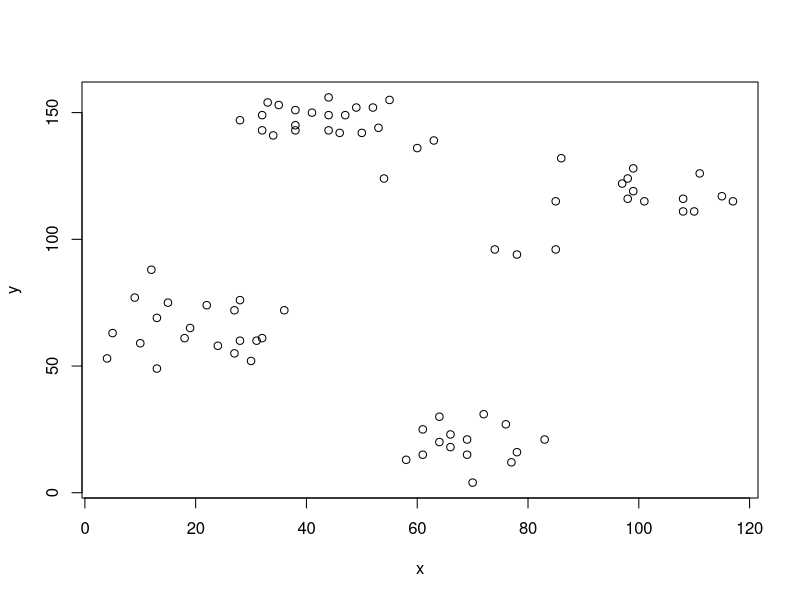
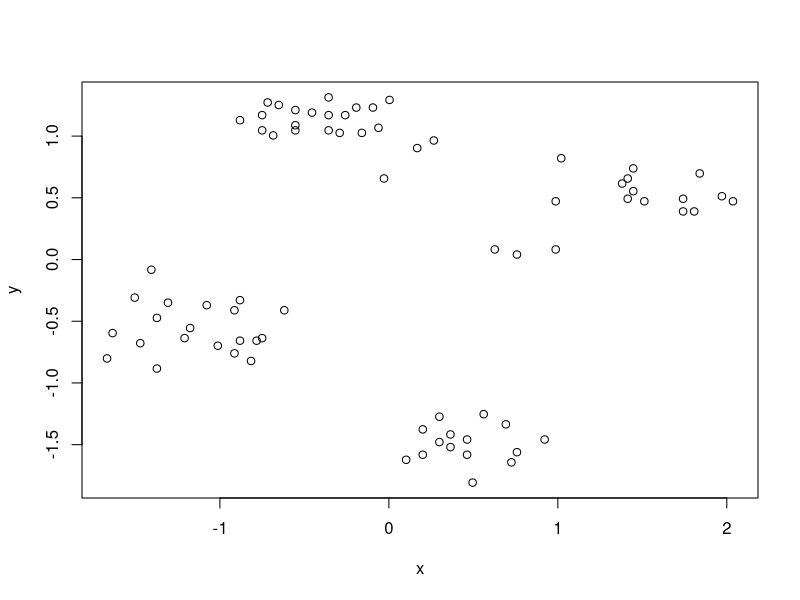
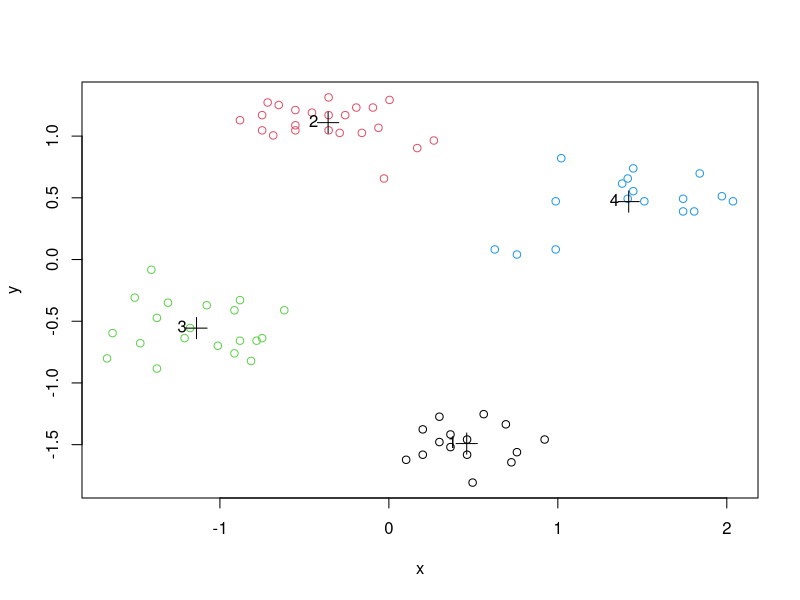
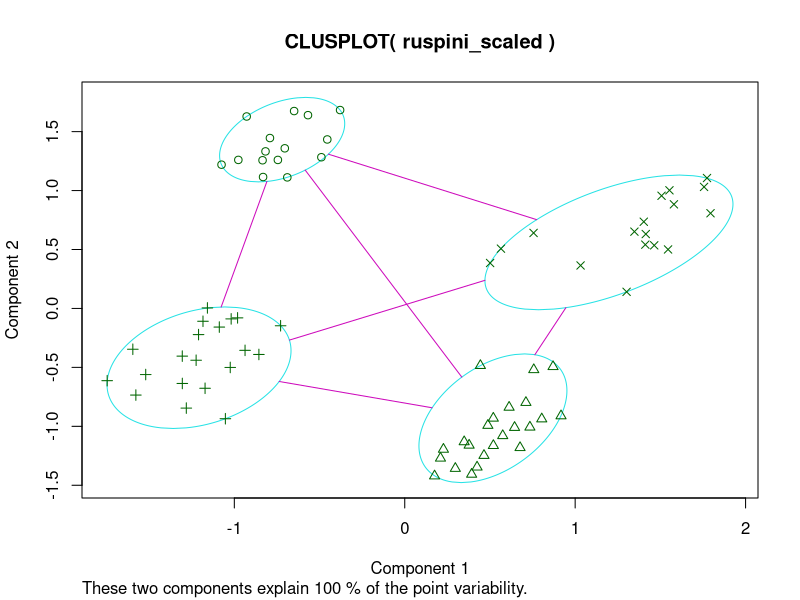
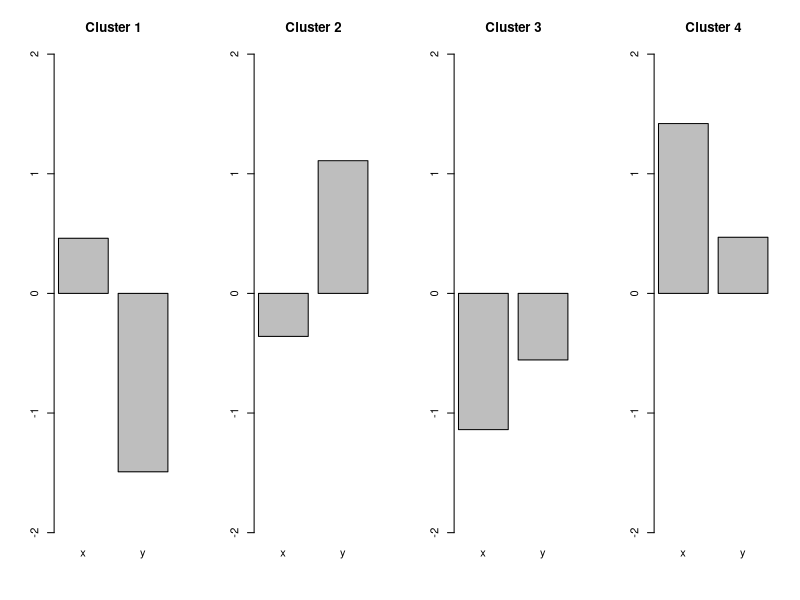
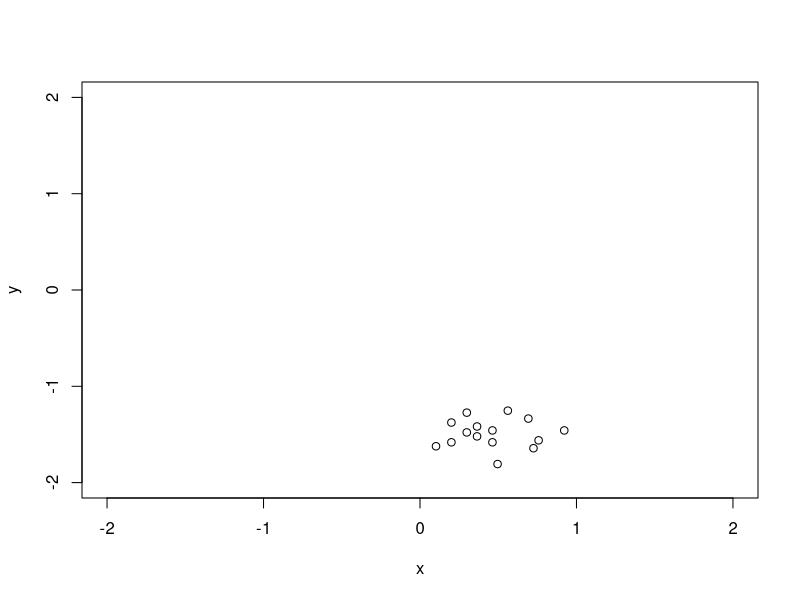
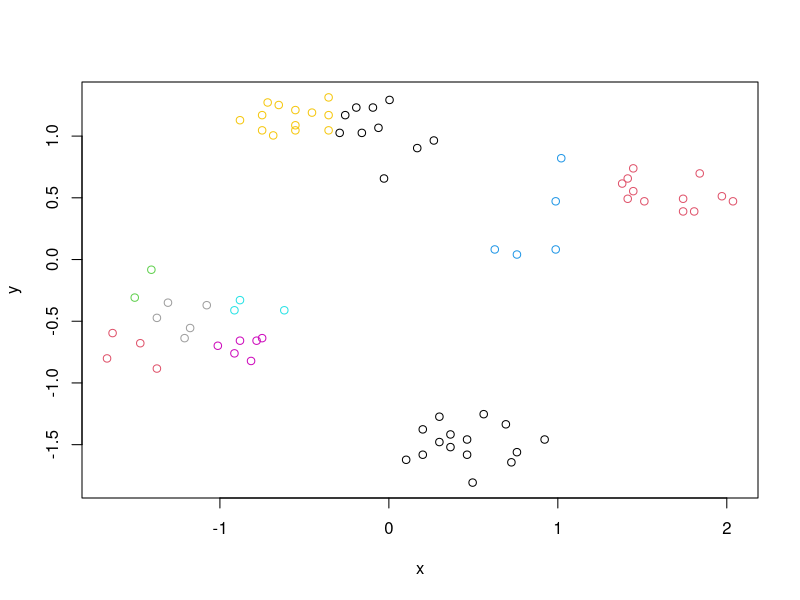
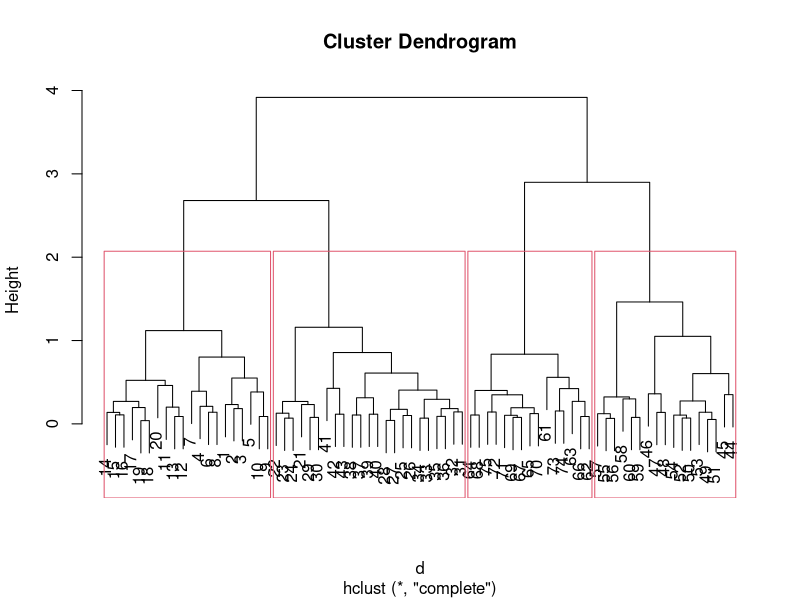

Here is the R script that generated these plots, in order:
#https://github.com/mhahsler/Introduction_to_Data_Mining_R_Examples/blob/master/chap8.R


#' This code covers chapter 8 of _"Introduction to Data Mining"_
#' by Pang-Ning Tan, Michael Steinbach and Vipin Kumar.
#' __See [table of contents](https://github.com/mhahsler/Introduction_to_Data_Mining_R_Examples#readme) for code examples for other chapters.__

#' [Michael Hahsler](http://michael.hahsler.net).



#' ruspini_scaled data is in package cluster. It is a very simple data set with well separated clusters.
data(ruspini, package="cluster")
#' Shuffle rows
ruspini <- ruspini[sample(1:nrow(ruspini)),]
plot(ruspini)
head(ruspini)

#' Scale each column in the data to zero mean and unit standard deviation (z-scores). This prevents one attribute with a large range to dominate the others for the distance calculation.
ruspini_scaled <- scale(ruspini)
plot(ruspini_scaled)

#' # Clustering methods
#' ## k-means Clustering
#'
#' Assumes Euclidean distances. We use k=10 clusters and run the algorithm 10 times with random initialized centroids. The best result is returned.
km <- kmeans(ruspini_scaled, centers=4, nstart=10)
km
km$iter
plot(ruspini_scaled, col=km$cluster)
points(km$centers, pch=3, cex=2) # this adds the centroids
text(km$centers, labels=1:4, pos=2) # this adds the cluster ID
#' Alternative plot from package cluster (uses principal components analysis for >2 dimensions)
library(cluster)
clusplot(ruspini_scaled, km$cluster)

#' Inspect the centroids (cluster profiles)
km$centers

#+ fig.height=3, fig.width=10
def.par <- par(no.readonly = TRUE) # save default, for resetting...
layout(t(1:4)) # 4 plots in one
for(i in 1:4) barplot(km$centers[i,], ylim=c(-2,2), main=paste("Cluster", i))
par(def.par)  #- reset to default

#' Find data for a single cluster
#'#' All you need is to select the rows corresponding to the cluster. The next
#' example plots all data points of cluster 1
cluster1 <- ruspini_scaled[km$cluster==1,]
head(cluster1)
plot(cluster1, xlim = c(-2,2), ylim = c(-2,2))

#' Try 10 clusters
plot(ruspini_scaled, col=kmeans(ruspini_scaled, centers=10)$cluster)

#' ## Hierarchical Clustering
#'
#' dist defaults to method="Euclidean"
d <- dist(ruspini_scaled)
#' We cluster using complete link
hc <- hclust(d, method="complete")

#' Dendrogram
plot(hc)
rect.hclust(hc, k=4)

plot(as.dendrogram(hc), leaflab="none") # plot dendrogram without leaf labels

#' More plotting options for dendrograms, including plotting
#' parts of large dendrograms can be found [here.](https://rpubs.com/gaston/dendrograms)

cluster_complete <- cutree(hc, k=4)
plot(ruspini_scaled, col=cluster_complete)

#' Try 10 clusters
plot(ruspini_scaled, col=cutree(hc, k=10))

#' Clustering with single link
hc_single <- hclust(d, method="single")
plot(hc_single)
rect.hclust(hc_single, k=4)

cluster_single <- cutree(hc_single, k=4)
plot(ruspini_scaled, col=cluster_single)

#' Try 10 clusters
plot(ruspini_scaled, col=cutree(hc_single, k=10))

#' ## Density-based clustering with DBSCAN

library(dbscan)

#' Parameters: minPts is often chosen as dimensionality of the data +1.
#' Decide on epsilon using the knee in the kNN distance plot
#' (seems to be around eps = .25).
kNNdistplot(ruspini_scaled, k = 3)
abline(h=.25, col="red")

#' run dbscan
db <- dbscan(ruspini_scaled, eps=.25, minPts=3)
db
str(db)
plot(ruspini_scaled, col=db$cluster+1L)
#' __Note:__ 0 is not a color so we add 1 to cluster (0 is black now).
#'
#' Alternative visualization from package dbscan
hullplot(ruspini_scaled, db)

#'
#' Play with eps (neighborhood size) and MinPts (minimum of points needed for core cluster)

#'
#' ## Gaussian Mixture Models
library(mclust)

#' Mclust uses Bayesian Information Criterion (BIC) to find the
#' number of clusters (model selection). BIC uses the likelihood and a
#' penalty term to guard against overfitting.
m <- Mclust(ruspini_scaled)
summary(m)
plot(m, what = "classification")

#' Rerun with a fixed number of 4 clusters
m <- Mclust(ruspini_scaled, G=4)
summary(m)
plot(m, what = "classification")

#' ## Spectral clustering
library("kernlab")
cluster_spec <- specc(ruspini_scaled, centers = 4)
plot(ruspini_scaled, col=cluster_spec)


#' # Internal Cluster Validation
#'
#' ## Compare the Clustering Quality
#'
#' Look at the within.cluster.ss and the avg.silwidth

#library(fpc)
#' Note: I do not load fpc since the NAMESPACE overwrites dbscan.

fpc::cluster.stats(d, km$cluster)
#cluster.stats(d, cluster_complete)
#cluster.stats(d, cluster_single)

#' Read `? cluster.stats` for an explanation of all the available indices.

sapply(list(
  km=km$cluster,
  hc_compl=cluster_complete,
  hc_single=cluster_single),
  FUN=function(x)
    fpc::cluster.stats(d, x))[c("within.cluster.ss","avg.silwidth"),]

#' ## Silhouette plot
library(cluster)
plot(silhouette(km$cluster, d))
#' __Note:__ The silhouette plot does not show correctly in R Studio if you have too many objects (bars are missing). I will work when you open a new plotting device with `windows()`, `x11()` or `quartz()`.
#'

#' ## Find Optimal Number of Clusters for k-means
plot(ruspini_scaled)

set.seed(1234)
ks <- 2:10

#' ### Within Sum of Squares
#' Use within sum of squares and look for the knee (nstart=5 repeats k-means 5 times and returns the best solution)
WSS <- sapply(ks, FUN=function(k) {
  kmeans(ruspini_scaled, centers=k, nstart=5)$tot.withinss
})
plot(ks, WSS, type="l")
abline(v=4, col="red", lty=2)

#' ### Average Silhouette Width
#' Use average silhouette width (look for the max)
ASW <- sapply(ks, FUN=function(k) {
  fpc::cluster.stats(d, kmeans(ruspini_scaled, centers=k, nstart=5)$cluster)$avg.silwidth
})
plot(ks, ASW, type="l")

ks[which.max(ASW)]
abline(v=ks[which.max(ASW)], col="red", lty=2)

#' ### Dunn Index
#' Use Dunn index (another internal measure given by min. separation/ max. diameter)
DI <- sapply(ks, FUN=function(k) {
  fpc::cluster.stats(d, kmeans(ruspini_scaled, centers=k, nstart=5)$cluster)$dunn
})
plot(ks, DI, type="l")
ks[which.max(DI)]
abline(v=ks[which.max(DI)], col="red", lty=2)


#' ### Gap Statistic
#' Compares the change in within-cluster dispersion with that expected
#' from a null model (see `? clusGap`).
#' The default method is to
#' choose the smallest k such that its value Gap(k) is not more
#' than 1 standard error away from the first local maximum.
library(cluster)
k <- clusGap(ruspini_scaled, FUN = kmeans,  nstart = 10, K.max = 10)
k
plot(k)


#' __Note:__ these methods can also be used for hierarchical clustering.
#'
#' There have been many other methods and indices proposed to determine
#' the number of clusters.
#' See, e.g.,  package [NbClust](https://cran.r-project.org/package=NbClust).
#'

#' ## Visualize the Distance Matrix
#'
#' Visualizing the unordered distance matrix does not show much structure.

plot(ruspini_scaled)
d <- dist(ruspini_scaled)

library(seriation)
pimage(d)

#' Reorder using cluster labels
pimage(d, order=order(km$cluster))

#' Use dissplot which rearranges clusters, adds cluster labels,
#'  and shows average dissimilarity in the lower half of the plot.
dissplot(d, labels=km$cluster, options=list(main="k-means with k=4"))
dissplot(d, labels=db$cluster+1, options=list(main="DBSCAN"))
#' Spot the problem data points for DBSCAN (we use +1 so the noise is now cluster #1)
#'
#' Misspecified k
dissplot(d, labels=kmeans(ruspini_scaled, centers=3)$cluster)
dissplot(d, labels=kmeans(ruspini_scaled, centers=9)$cluster)


#' # External Cluster Validation
#'
#' External cluster validation uses ground truth information. That is,
#' the user has an idea how the data should be grouped. This could be a know
#' class label not provided to the clustering algorithm.
#'
#' We use an artificial data set with known groups here. First, we need to
#' cluster the new data. We do k-means and hierarchical clustering.

library(mlbench)
shapes <- mlbench.smiley(n=500, sd1 = 0.1, sd2 = 0.05)
plot(shapes)

#' Prepare data
truth <- as.integer(shapes$class)
shapes <- scale(shapes$x)

plot(shapes)

#' Find optimal number of Clusters for k-means
ks <- 2:20

#' Use within sum of squares (look for the knee)
WSS <- sapply(ks, FUN=function(k) {
  kmeans(shapes, centers=k, nstart=10)$tot.withinss
})
plot(ks, WSS, type="l")
#' looks like 6 clusters
km <- kmeans(shapes, centers=6, nstart = 10)
plot(shapes, col=km$cluster)

#' Hierarchical clustering: single-link because of the mouth
d <- dist(shapes)
hc <- hclust(d, method="single")

#' Find optimal number of clusters
ASW <- sapply(ks, FUN=function(k) {
  fpc::cluster.stats(d, cutree(hc, k))$avg.silwidth
})
plot(ks, ASW, type="l")
#' 4 clusters
hc_4 <- cutree(hc, 4)
plot(shapes, col=hc_4)

#' Spectral Clustering
library("kernlab")
spec <- specc(shapes, centers = 4)
plot(shapes, col=spec)


#' Compare with ground truth with the corrected (=adjusted) Rand index (ARI),
#' the variation of information (VI) index, entropy and purity.
#
#' define entropy and purity
entropy <- function(cluster, truth) {
  k <- max(cluster, truth)
  cluster <- factor(cluster, levels = 1:k)
  truth <- factor(truth, levels = 1:k)
  m <- length(cluster)
  mi <- table(cluster)
  
  cnts <- split(truth, cluster)
  cnts <- sapply(cnts, FUN = function(n) table(n))
  p <- sweep(cnts, 1, rowSums(cnts), "/")
  p[is.nan(p)] <- 0
  e <- -p * log(p, 2)
  sum(rowSums(e, na.rm = TRUE) * mi/m)
}

purity <- function(cluster, truth) {
  k <- max(cluster, truth)
  cluster <- factor(cluster, levels = 1:k)
  truth <- factor(truth, levels = 1:k)
  m <- length(cluster)
  mi <- table(cluster)
  
  cnts <- split(truth, cluster)
  cnts <- sapply(cnts, FUN = function(n) table(n))
  p <- sweep(cnts, 1, rowSums(cnts), "/")
  p[is.nan(p)] <- 0
  
  sum(apply(p, 1, max) * mi/m)
}

#' calculate measures (for comparison we also use random "clusterings"
#' with 4 and 6 clusters)
random4 <- sample(1:4, nrow(shapes), replace = TRUE)
random6 <- sample(1:6, nrow(shapes), replace = TRUE)

r <- rbind(
  kmeans = c(
    unlist(fpc::cluster.stats(d, km$cluster, truth, compareonly = TRUE)),
    entropy = entropy(km$cluster, truth),
    purity = purity(km$cluster, truth)
  ),
  hc = c(
    unlist(fpc::cluster.stats(d, hc_4, truth, compareonly = TRUE)),
    entropy = entropy(hc_4, truth),
    purity = purity(hc_4, truth)
  ),
  spec = c(
    unlist(fpc::cluster.stats(d, spec, truth, compareonly = TRUE)),
    entropy = entropy(spec, truth),
    purity = purity(spec, truth)
  ),
  random4 = c(
    unlist(fpc::cluster.stats(d, random4, truth, compareonly = TRUE)),
    entropy = entropy(random4, truth),
    purity = purity(random4, truth)
  ),
  random6 = c(
    unlist(fpc::cluster.stats(d, random6, truth, compareonly = TRUE)),
    entropy = entropy(random6, truth),
    purity = purity(random6, truth)
  )
)
r

#' Hierarchical clustering found the perfect clustering.
#'
#' Read `? cluster.stats` for an explanation of all the available indices.


#'
#' # Related Topics
#' ## Outlier Removal
#' It is often useful to remove outliers prior to clustering.
#' A density based method to identify outlier is LOF (Local Outlier Factor).
#' It is related to dbscan and compares the density around a point with the
#' densities around its neighbors. The LOF value for a regular data
#' point is 1. The larger the LOF value gets, the more likely the point is and
#' outlier.
library(dbscan)
lof <- lof(ruspini_scaled, k = 3)
lof
plot(ruspini_scaled, pch = ".", main = "LOF (k=3)")
points(ruspini_scaled, cex = (lof-1)*3, pch = 1, col="red")

#' Find outliers (find the knee)
plot(sort(lof), type = "l")
abline(h = 1.3, col = "red")
plot(ruspini_scaled[lof < 1.3,], main = "Data and outliers")
points(ruspini_scaled[lof >= 1.3,], col = "grey", pch = 4)


#' There are many other outlier removal strategies available. See, e.g., package
#' [outliers](https://cran.r-project.org/package=outliers).
#'
#' ## Clustering Tendency
#' Most clustering algorithms will always produce a clustering, even if the
#' data does not contain a cluster structure. It is typically good to check
#' cluster tendency before attempting to cluster the data.
#'
#' We use again the smiley data.
d_shapes <- dist(shapes)

library(seriation)
#' Visual Analysis for Cluster Tendency Assessment (VAT) reorders the
#' objects to show potential clustering tendency as a block structure
#' (dark blocks along the main diagonal).
VAT(d_shapes)

#' iVAT uses largest distances in all possible paths between the objects
#' instead of the distances to make the block structure better visible.
iVAT(d_shapes)

#' Both plots show a strong cluster structure with 4 clusters.
#'
#' Compare with random data.
data_random <- matrix(runif(2*500), ncol=2, dimnames = list(NULL, c("x", "y")))
plot(data_random)

d_random <- dist(data_random)
VAT(d_random)
iVAT(d_random)
#' There is very little structure visible.
